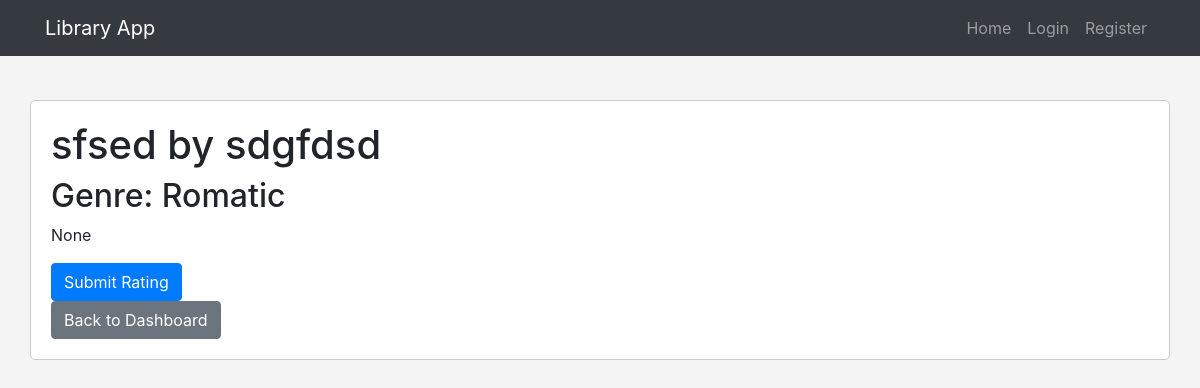
Page /book_details/4 on the committed database.
### models.py (models this page shows)
class Book(db.Model):
    id=db.Column(db.Integer,primary_key=True)
    title=db.Column(db.String(100),nullable=False)
    author=db.Column(db.String(30))
    booksnum=db.Column(db.BigInteger,nullable=True)
    price=db.Column(db.Float,nullable=False)
    genre_id=db.Column(db.Integer,db.ForeignKey("genre.id"),nullable=False)
    content = db.Column(db.Text)  # Book content
    feedbacks = db.relationship('Feedback', backref='book', lazy=True)
    pubdate=db.Column(db.Date,nullable=False)
    carts=db.relationship("Cart",backref='book',lazy='dynamic',cascade='all,delete-orphan')
    orders=db.relationship("Order",backref='book',lazy='dynamic',cascade='all,delete-orphan')

class Genre(db.Model):
    id=db.Column(db.Integer,primary_key=True)
    genrename=db.Column(db.String(32),unique=True)
    books=db.relationship('Book',backref='genre' ,lazy='dynamic',cascade='all,delete-orphan')#lazy here we use bz when i will acces then give it not everytime

### routes.py (the view)
@app.route('/book_details/<int:book_id>')
def book_details(book_id):
    book = Book.query.get_or_404(book_id)
    return render_template('read_book.html', book=book)

### templates/read_book.html (shortened to what this page needs)
<!DOCTYPE html>
<html lang="en">
<head>
    <link href="https://maxcdn.bootstrapcdn.com/bootstrap/4.5.2/css/bootstrap.min.css" rel="stylesheet">
    <link href="https://cdnjs.cloudflare.com/ajax/libs/font-awesome/5.15.1/css/all.min.css" rel="stylesheet">
</head>
<body>
    <nav class="navbar navbar-expand-lg navbar-dark bg-dark fixed-top">
        <div class="container">
            <a class="navbar-brand" href="{{ url_for('index') }}">Library App</a>
            <div class="collapse navbar-collapse" id="navbarResponsive">
                <ul class="navbar-nav ml-auto">
                    <li class="nav-item">
                        <a class="nav-link" href="{{ url_for('index') }}">Home</a>
                    </li>
                    {% if 'user_id' in session %}
                    <li class="nav-item">
                        <a class="nav-link" href="{{ url_for('profile') }}">Profile</a>
                    </li>
                    <li class="nav-item">
                        <a class="nav-link" href="{{ url_for('logout') }}">Logout</a>
                    </li>
                    {% else %}
                    <li class="nav-item">
                        <a class="nav-link" href="{{ url_for('login') }}">Login</a>
                    </li>
                    <li class="nav-item">
                        <a class="nav-link" href="{{ url_for('register') }}">Register</a>
                    </li>
                    {% endif %}
                </ul>
            </div>
        </div>
    </nav>
    <div class="container content-box">
        <h1>{{ book.title }} by {{ book.author }}</h1>
        <h2>Genre: {{ book.genre.genrename }}</h2>
        <p>{{ book.content }}</p>
        <form action="{{ url_for('submit_rating', book_id=book.id) }}" method="post">
            <button type="submit" class="btn btn-primary">Submit Rating</button>
        </form>
        <a href="{{ url_for('dashboard') }}" class="btn btn-secondary">Back to Dashboard</a>
    </div>
</body>
</html>

### templates/read_book.html (style rules this page uses)
body { padding-top: 80px; background-color: #f4f4f4; }
.content-box { background: white; padding: 20px; margin-top: 20px; border: 1px solid #ccc; border-radius: 5px; }

### rows in the picture
Book: title "sfsed", author "sdgfdsd", content "None"
Genre: genre.genrename "Romatic"
